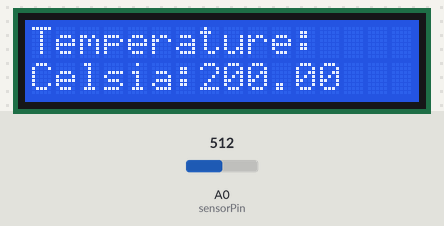
The sketch below on a simulated Arduino Uno, built with avr-gcc and run on an emulated ATmega328P. On the bench: 16×2 character LCD. The inputs (shaded band) are chosen by the test bench; at power-on: A0 (sensorPin) = 512. What the sketch prints to the serial monitor is not drawn.

Above: at 6.2 s.
6.3 s: A0 (sensorPin) set to 716
At 8.4 s:
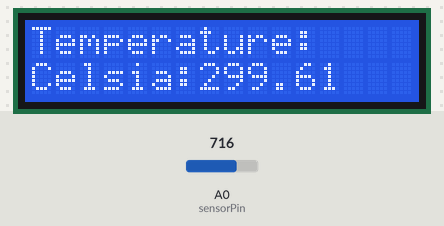
8.7 s: A0 (sensorPin) set to 900
At 10.2 s:
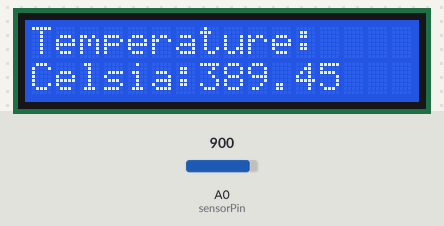
10.9 s: A0 (sensorPin) set to 1023
At 11.9 s:
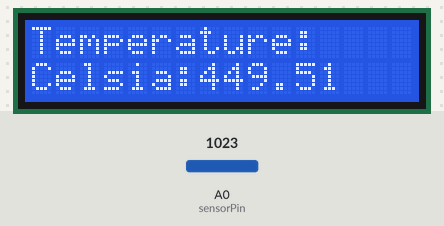
Timing chart, 0 to 13.9 s (numbered marks = the images above; inputs shaded):
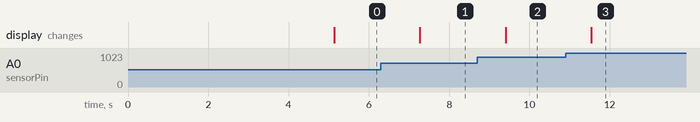

Measured:
- after the input at 6.3 s, the display: changes after 0.97 s (image 1)
- after the input at 8.7 s, the display: changes after 0.70 s (image 2)
- after the input at 10.9 s, the display: changes after 0.64 s (image 3)

The sketch:

temp_lcd.ino
```cpp
const int sensorPin = A0;
#include <LiquidCrystal.h>
LiquidCrystal lcd(12, 11, 5, 4, 3, 2);

void setup() {
  Serial.begin(9600);
  lcd.begin (16, 2);
  lcd.print("Made By:SZPYTMA");
  lcd.setCursor (0, 1);
  lcd.print(" Measuring Temp.");
  delay(5000);
}

void loop() {
  int sensorVal = analogRead(sensorPin);

  Serial.print("sensor Value: ");
  Serial.print(sensorVal);

  float voltage = (sensorVal / 1024.0) * 5.0;

  Serial.print(", Volts: ");
  Serial.print(voltage);

  Serial.print(", degrees C: ");
  float temperature = (voltage - .5) * 100;
  Serial.println(temperature);

    lcd.begin (16, 2);
    lcd.print("Temperature:");
    lcd.setCursor(0, 1);
    lcd.print("Celsia:");
    lcd.setCursor(7, 1);
    lcd.print(temperature);

  delay(1000);
}
```
